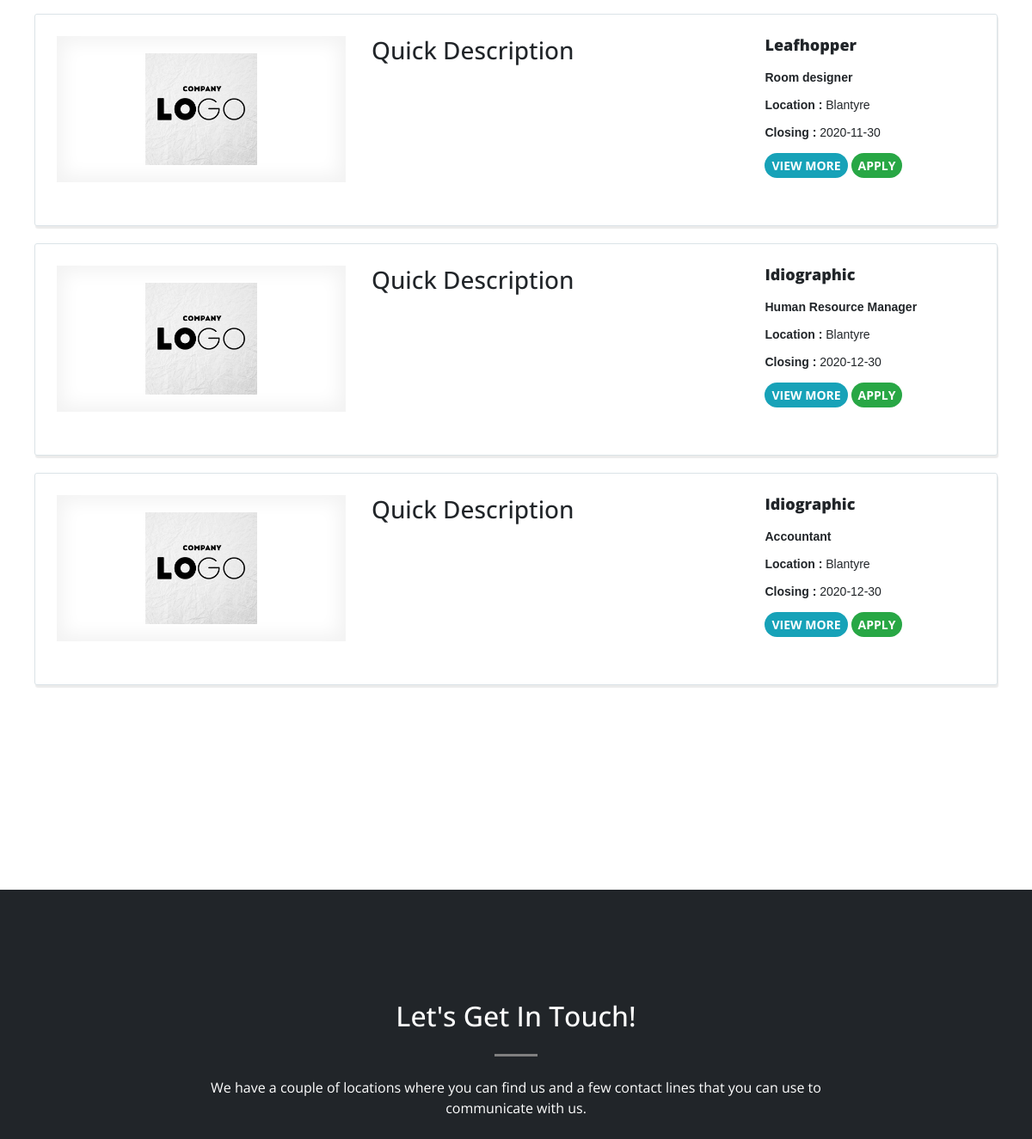
The page /vacancies.php (middle part) on the database as committed earlier.
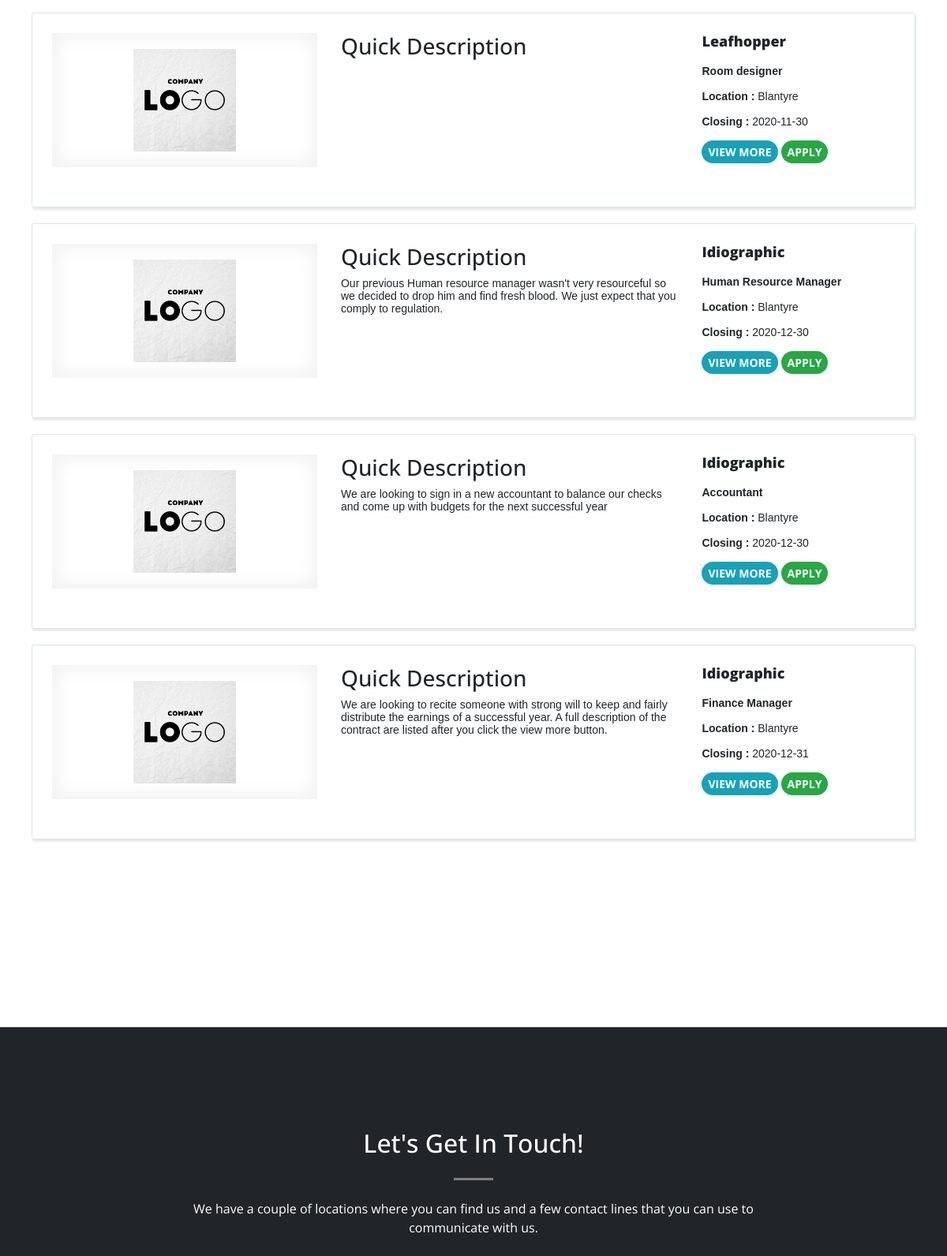
The same page on the database as committed later.
### tables this page shows
CREATE TABLE `vacancies` (
  `Id` int(7) NOT NULL,
  `EmployerID` int(7) NOT NULL,
  `Date` date NOT NULL,
  `Closing` date NOT NULL,
  `Title` text NOT NULL,
  `Location` text NOT NULL,
  `Description` text,
  `MiniDesc` text NOT NULL,
  `Status` enum('Pending','Posted') NOT NULL
);

CREATE TABLE `employer` (
  `Id` int(7) NOT NULL,
  `EmployerID` int(7) NOT NULL,
  `Ceo` text,
  `CompanyName` text,
  `OrganisationType` text,
  `Industry` text,
  `Location` text,
  `City` text,
  `Address` text,
  `Website` text,
  `Description` text,
  `Contact` int(30) DEFAULT NULL
);

### vacancies.php (the view, shortened to what this page needs)
<?php
include ('assets/php/connection.php');
?>
<!DOCTYPE html>
<html>
<head>
    <link rel="stylesheet" href="assets/bootstrap/css/bootstrap.min.css">
    <link rel="stylesheet" href="assets/fonts/font-awesome.min.css">
    <link rel="stylesheet" href="assets/css/Animated-Pretty-Product-List-v12.css">
    <link rel="stylesheet" href="assets/css/best-carousel-slide.css">
    <link rel="stylesheet" href="assets/css/Google-Style-Login.css">
    <link rel="stylesheet" href="assets/css/Grid-and-List-view-V10-1.css">
    <link rel="stylesheet" href="assets/css/Grid-and-List-view-V10.css">
    <link rel="stylesheet" href="https://cdnjs.cloudflare.com/ajax/libs/animate.css/3.5.2/animate.min.css">
    <link rel="stylesheet" href="https://cdnjs.cloudflare.com/ajax/libs/aos/2.1.1/aos.css">
    <link rel="stylesheet" href="https://cdnjs.cloudflare.com/ajax/libs/magnific-popup.js/1.1.0/magnific-popup.min.css">
    <link rel="stylesheet" href="assets/css/Login-Form-Clean.css">
</head>
<body id="page-top" style="font-family: 'Open Sans', sans-serif;">
     <section>
        <div class="container" id="vacancies" style="padding: 100px 0px;">
            <div class="col-lg-12 mx-auto text-center">
                <form method="post" action="vacancies.php#vacancies">
                    <?php
                        if(isset($_POST['seek']) && !empty($_POST['title'])){
                            $Title = escTxt($connection, $_POST['title']);
                            $querySeek = "SELECT v.Id, e.EmployerID, e.CompanyName, v.MiniDesc, v.Description, v.Title, v.Location, v.Closing FROM vacancies AS v INNER JOIN employer AS e ON e.EmployerID = v.EmployerID WHERE v.Title LIKE '%$Title%' AND v.Status = 'Posted'";
                            $resultSeek = $connection -> query($querySeek);
                            if($resultSeek){
                            	while($rowSeek = $resultSeek -> fetch_assoc()){
                    ?>
                    <div class="row product-list dev">
                        <div class="col-sm-12 col-md-12 product-item animation-element">
                            <div class="product-container">
                                <div class="row">
                                    <div class="col-md-4">
                                        <a class="product-image" href="#"><img src="assets/img/logo-default.jpg"></a>
                                    </div>
                                    <div class="col-md-5">
                                        <h3>Quick Description</h3>
                                        <?php echo $rowSeek['MiniDesc']; ?>
                                    </div>
                                    <div class="col-md-3">
                                        <h2><?php echo $rowSeek['CompanyName']; ?></h2>
                                        <strong><p style="padding-top: 10px;"><?php echo $rowSeek['Title']; ?></p></strong>
                                        <p><strong>Location : </strong><?php echo $rowSeek['Location']; ?></p>
                                        <p><strong>Closing : </strong><?php echo $rowSeek['Closing']; ?></p>
                                        <a class="btn btn-sm btn-info" href="index.php#login">View More</a>
                                        <a class="btn btn-sm btn-success" href="index.php#login">Apply</a>
                                    </div>
                                </div>
                            </div>
                        </div>
                    </div>
                    <?php
	                            }
	                        } else {
	                        	echo "No such vacancy available";
	                        }
                        } else {
                            $querySeek = "SELECT v.Id, e.EmployerID, e.CompanyName, v.Title, v.MiniDesc, v.Description, v.Location, v.Closing FROM vacancies AS v INNER JOIN employer AS e ON e.EmployerID = v.EmployerID WHERE v.Status = 'Posted'";
                            $resultSeek = $connection -> query($querySeek);
                            while($rowSeek = $resultSeek -> fetch_assoc()){
                    ?>
                    <div class="row product-list dev">
                        <div class="col-sm-12 col-md-12 product-item animation-element">
                            <div class="product-container">
                                <div class="row">
                                    <div class="col-md-4">
                                        <a class="product-image" href="#"><img src="assets/img/logo-default.jpg"></a>
                                    </div>
                                    <div class="col-md-5">
                                        <h3>Quick Description</h3>
                                        <?php echo $rowSeek['MiniDesc']; ?>
                                    </div>
                                    <div class="col-md-3">
                                        <h2><a href="#"></a><?php echo $rowSeek['CompanyName']; ?></h2>
                                        <strong><p style="padding-top: 10px;"><?php echo $rowSeek['Title']; ?></p></strong>
                                        <p><strong>Location : </strong><?php echo $rowSeek['Location']; ?></p>
                                        <p><strong>Closing : </strong><?php echo $rowSeek['Closing']; ?></p>
                                        <a class="btn btn-sm btn-info" href="index.php#login">View More</a>
                                        <a class="btn btn-sm btn-success" href="index.php#login">Apply</a>
                                    </div>
                                </div>
                            </div>
                        </div>
                    </div>
                    <?php
                        }
                    }
                    ?>
                </form>
            </div>
        </div>
    </section>
    <?php include ('contacts.php'); ?>
</body>
</html>

### contacts.php (shortened to what this page needs)
<section id="contact" class="bg-dark text-white">
    <div class="container">
        <div class="row">
            <div class="col-lg-8 mx-auto text-center">
                <h2 class="section-heading">Let's Get In Touch!</h2>
                <hr class="my-4" style="filter: contrast(0%);">
                <p class="mb-5">We have a couple of locations where you can find us and a few contact lines that you can use to communicate with us.</p>
            </div>
        </div>
    </div>
</section>

Rows that differ between the two databases and show on the page:
changed vacancies "Human Resource Manager": MiniDesc (not shown) → "Our previous Human resource manager wasn't very resourceful so we decided to drop him and find fresh blood. We just expect that you comply to regulation."
changed vacancies "Accountant": MiniDesc (not shown) → "We are looking to sign in a new accountant to balance our checks and come up with budgets for the next successful year"
added vacancies: MiniDesc "We are looking to recite someone with strong will to keep and fairly distribute the earnings of a successful year. A full description of the contract are listed after you click the view more button.", employer.CompanyName "Idiographic", Title "Finance Manager", Location "Blantyre", Closing "2020-12-31"
